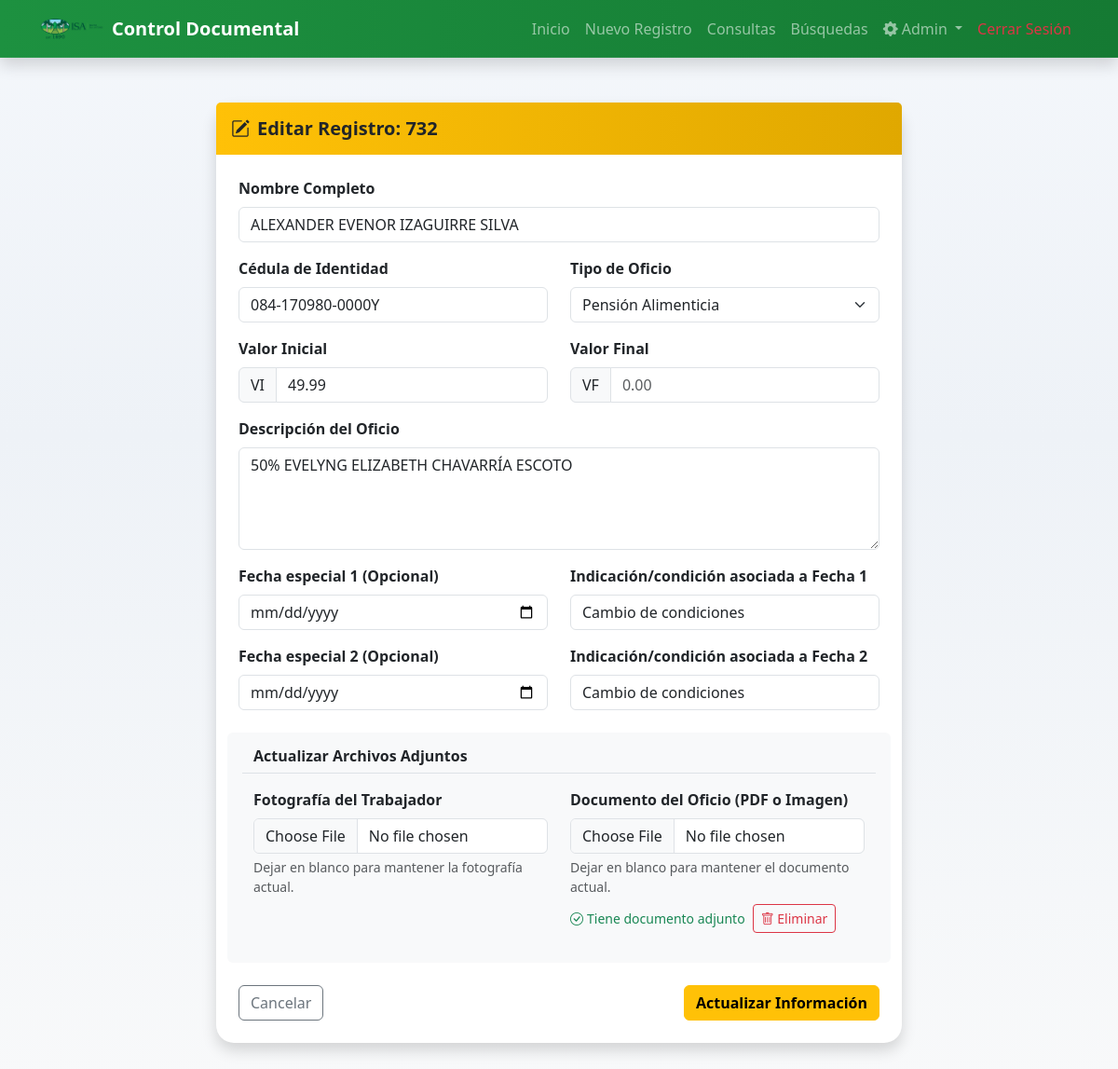
The app's page /editar.php?id=2 (signed in) with its own data.
### tables this page shows
CREATE TABLE `trabajadores` (
  `id` int(11) NOT NULL AUTO_INCREMENT,
  `codigo_trabajador` varchar(20) NOT NULL,
  `nombre_completo` varchar(100) NOT NULL,
  `cedula` varchar(20) NOT NULL,
  `foto_perfil` varchar(255) DEFAULT NULL,
  `descripcion_oficio` text DEFAULT NULL,
  `archivo_adjunto` varchar(255) DEFAULT NULL,
  `tipo_documento` enum('Embargo Judicial','Pensión Alimenticia','Otro') DEFAULT NULL,
  `fecha_registro` timestamp NOT NULL DEFAULT current_timestamp(),
  `inhabilitado` tinyint(1) NOT NULL DEFAULT 0,
  `fecha_inhabilitacion` date DEFAULT NULL,
  `motivo_inhabilitacion` text DEFAULT NULL,
  `doc_inhabilitacion` varchar(255) DEFAULT NULL,
  `usuario_inhabilito` varchar(50) DEFAULT NULL,
  `nombre_adjunto` varchar(255) DEFAULT NULL,
  `usuario_registro` varchar(255) DEFAULT NULL,
  `valor_inicial` decimal(10,2) DEFAULT NULL,
  `valor_final` decimal(10,2) DEFAULT NULL,
  `condicion_especial_1` text DEFAULT NULL,
  `condicion_especial_2` text DEFAULT NULL,
  `fecha_especial_1` date DEFAULT NULL,
  `fecha_especial_2` date DEFAULT NULL,
  `banco_institucion` varchar(255) DEFAULT NULL,
  PRIMARY KEY (`id`)
);

### editar.php (the view, shortened to what this page needs)
<?php
include 'conexion.php';
if (isset($_GET['id'])) {
    $id = $_GET['id'];
    $stmt = $conexion->prepare("SELECT * FROM trabajadores WHERE id = :id");
    $stmt->bindParam(':id', $id, PDO::PARAM_INT);
    $stmt->execute();
    if ($stmt->rowCount() == 1) {
        $row = $stmt->fetch(PDO::FETCH_ASSOC);
        $nombre = htmlspecialchars($row['nombre_completo']);
        $cedula = htmlspecialchars($row['cedula']);
        $codigo = htmlspecialchars($row['codigo_trabajador']);
        $descripcion = htmlspecialchars($row['descripcion_oficio']);
        $fecha_especial_1 = htmlspecialchars($row['fecha_especial_1'] ?? '');
        $fecha_especial_2 = htmlspecialchars($row['fecha_especial_2'] ?? '');
        $condicion_especial_1 = htmlspecialchars($row['condicion_especial_1'] ?? '');
        $condicion_especial_2 = htmlspecialchars($row['condicion_especial_2'] ?? '');
        $tipo = htmlspecialchars($row['tipo_documento']);
        $valor_inicial = htmlspecialchars($row['valor_inicial']);
        $valor_final = htmlspecialchars($row['valor_final']);
        $doc_actual = $row['archivo_adjunto'];
    } else {
        header("Location: consulta.php?msg=No+encontrado");
        exit();
    }
}
include 'includes/header.php';
?>
<div class="row justify-content-center mt-5 mb-5">
    <div class="col-md-8">
        <div class="card shadow border-0">
            <div class="card-header bg-warning py-3">
                <h5 class="mb-0 fw-bold text-dark"><i class="bi bi-pencil-square me-2"></i>Editar Registro: <?php echo $codigo; ?></h5>
            </div>
            <div class="card-body p-4">
                <form action="editar.php?id=<?php echo $id; ?>" method="POST" enctype="multipart/form-data">
                    <div class="mb-3">
                        <label class="form-label fw-bold">Nombre Completo</label>
                        <input type="text" name="nombre" class="form-control" value="<?php echo $nombre; ?>" required>
                    </div>
                    <div class="row">
                        <div class="col-md-6 mb-3">
                            <label class="form-label fw-bold">Cédula de Identidad</label>
                            <input type="text" name="cedula" class="form-control" value="<?php echo $cedula; ?>" required>
                        </div>
                        <div class="col-md-6 mb-3">
                            <label class="form-label fw-bold">Tipo de Oficio</label>
                            <select name="tipo" id="tipo" class="form-select">
                                <option value="Pensión Alimenticia" <?php if($tipo == 'Pensión Alimenticia') echo 'selected'; ?>>Pensión Alimenticia</option>
                            </select>
                        </div>
                    </div>
                    <div class="row mb-3">
                        <div class="col-md-6">
                            <label class="form-label fw-bold">Valor Inicial</label>
                            <div class="input-group">
                                <span class="input-group-text">VI</span>
                                <input type="number" step="0.01" name="valor_inicial" class="form-control" value="<?php echo $valor_inicial; ?>" placeholder="0.00">
                            </div>
                        </div>
                        <div class="col-md-6">
                            <label class="form-label fw-bold">Valor Final</label>
                            <div class="input-group">
                                <span class="input-group-text">VF</span>
                                <input type="number" step="0.01" name="valor_final" class="form-control" value="<?php echo $valor_final; ?>" placeholder="0.00">
                            </div>
                        </div>
                    </div>
                    <div class="mb-3">
                        <label class="form-label fw-bold">Descripción del Oficio</label>
                        <textarea name="descripcion" class="form-control" rows="4"><?php echo $descripcion; ?></textarea>
                    </div>
                    <div class="row mb-3">
                        <div class="col-md-6">
                            <label class="form-label fw-bold">Fecha especial 1 (Opcional)</label>
                            <input type="date" name="fecha_especial_1" class="form-control" value="<?php echo $fecha_especial_1; ?>">
                        </div>
                        <div class="col-md-6">
                            <label class="form-label fw-bold">Indicación/condición asociada a Fecha 1</label>
                            <input type="text" name="condicion_especial_1" class="form-control" value="<?php echo $condicion_especial_1; ?>" placeholder="Ej: aplicar retención 50% / etc.">
                        </div>
                    </div>
                    <div class="row mb-4">
                        <div class="col-md-6">
                            <label class="form-label fw-bold">Fecha especial 2 (Opcional)</label>
                            <input type="date" name="fecha_especial_2" class="form-control" value="<?php echo $fecha_especial_2; ?>">
                        </div>
                        <div class="col-md-6">
                            <label class="form-label fw-bold">Indicación/condición asociada a Fecha 2</label>
                            <input type="text" name="condicion_especial_2" class="form-control" value="<?php echo $condicion_especial_2; ?>" placeholder="Ej: aplicar cambio en VF / etc.">
                        </div>
                    </div>
                    <div class="row mb-4 mt-4 bg-light p-3 rounded">
                        <h6 class="fw-bold mb-3 border-bottom pb-2">Actualizar Archivos Adjuntos</h6>
                        <div class="col-md-6 mb-3">
                            <label class="form-label fw-bold">Fotografía del Trabajador</label>
                            <input type="file" name="foto_perfil" class="form-control" accept=".jpg,.jpeg,.png">
                            <div class="form-text small">Dejar en blanco para mantener la fotografía actual.</div>
                        </div>
                        <div class="col-md-6 mb-3">
                            <label class="form-label fw-bold">Documento del Oficio (PDF o Imagen)</label>
                            <input type="file" name="archivo_oficio" class="form-control" accept=".pdf,.jpg,.jpeg,.png">
                            <div class="form-text small">Dejar en blanco para mantener el documento actual.</div>
                            <?php if(!empty($doc_actual)): ?>
                                <div class="mt-2 d-flex align-items-center gap-2">
                                    <div class="text-success small"><i class="bi bi-check-circle me-1"></i>Tiene documento adjunto</div>
                                    <a href="eliminar_archivo.php?id=<?php echo $id; ?>&tipo=documento" class="btn btn-sm btn-outline-danger" onclick="return confirm('¿Eliminar el documento?');"><i class="bi bi-trash"></i> Eliminar</a>
                                </div>
                            <?php endif; ?>
                        </div>
                    </div>
                    <div class="d-flex justify-content-between mt-4">
                        <a href="consulta.php" class="btn btn-outline-secondary">Cancelar</a>
                        <button type="submit" name="actualizar" class="btn btn-warning fw-bold">Actualizar Información</button>
                    </div>
                </form>
            </div>
        </div>
    </div>
</div>
<?php include 'includes/footer.php'; ?>

### css/isa-colors.css (style rules this page uses)
:root { --isa-primary: #1d9140; --isa-primary-dark: #157a33; --isa-primary-light: #2eb859; --bs-primary: #1d9140; --bs-primary-rgb: 29, 145, 64; --bs-secondary: #6c757d; --bs-success: #1d9140; --bs-info: #0dcaf0; --bs-warning: #ffc107; --bs-danger: #dc3545; --bs-light: #f8f9fa; --bs-dark: #212529; }
a { color: #1d9140; }
.card-header.bg-warning { background: linear-gradient(90deg, #ffc107 0%, #e0a800 100%) !important; }

### includes/header.php (style rules this page uses)
body { background: linear-gradient(180deg, #f4f7fb 0%, #eef2f7 40%, #f8f9fa 100%); min-height: 100vh; }
.card { border: none; border-radius: 1.2rem; box-shadow: 0 1.25rem 2.5rem rgba(41, 51, 63, 0.08); transition: transform .18s ease, box-shadow .18s ease, border-color .18s ease; }
.card-header { border-bottom: none; background: transparent; }
.btn, .btn-outline-dark { transition: transform .15s ease, box-shadow .15s ease, background-color .15s ease; }

### records on screen
trabajadores: codigo_trabajador "732", nombre "ALEXANDER EVENOR IZAGUIRRE SILVA", cedula "084-170980-0000Y", tipo "Pensión Alimenticia", valor_inicial "49.99", descripcion "50% EVELYNG ELIZABETH CHAVARRÍA ESCOTO", condicion_especial_1 "Cambio de condiciones", condicion_especial_2 "Cambio de condiciones"
